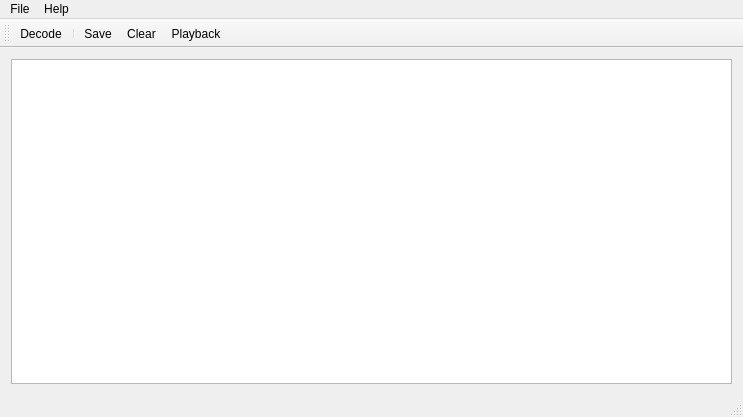
<?xml version="1.0" encoding="UTF-8"?>
<ui version="4.0">
 <class>MainWindow</class>
 <widget class="QMainWindow" name="MainWindow">
  <property name="geometry">
   <rect>
    <x>0</x>
    <y>0</y>
    <width>743</width>
    <height>417</height>
   </rect>
  </property>
  <property name="windowTitle">
   <string>AFSK1200 Decoder</string>
  </property>
  <property name="windowIcon">
   <iconset resource="qtmm.qrc">
    <normaloff>:/icons/icons/qtmm.png</normaloff>:/icons/icons/qtmm.png</iconset>
  </property>
  <property name="iconSize">
   <size>
    <width>20</width>
    <height>20</height>
   </size>
  </property>
  <property name="toolButtonStyle">
   <enum>Qt::ToolButtonIconOnly</enum>
  </property>
  <property name="unifiedTitleAndToolBarOnMac">
   <bool>true</bool>
  </property>
  <widget class="QWidget" name="centralWidget">
   <layout class="QVBoxLayout" name="verticalLayout">
    <item>
     <widget class="QPlainTextEdit" name="textView">
      <property name="readOnly">
       <bool>true</bool>
      </property>
      <property name="maximumBlockCount">
       <number>1000</number>
      </property>
     </widget>
    </item>
   </layout>
  </widget>
  <widget class="QMenuBar" name="menuBar">
   <property name="geometry">
    <rect>
     <x>0</x>
     <y>0</y>
     <width>743</width>
     <height>20</height>
    </rect>
   </property>
   <widget class="QMenu" name="menuFile">
    <property name="title">
     <string>File</string>
    </property>
    <addaction name="actionClear"/>
    <addaction name="actionSave"/>
    <addaction name="separator"/>
    <addaction name="actionQuit"/>
   </widget>
   <widget class="QMenu" name="menuHelp">
    <property name="title">
     <string>Help</string>
    </property>
    <addaction name="actionAbout"/>
    <addaction name="actionAboutQt"/>
   </widget>
   <addaction name="menuFile"/>
   <addaction name="menuHelp"/>
  </widget>
  <widget class="QToolBar" name="mainToolBar">
   <property name="allowedAreas">
    <set>Qt::BottomToolBarArea|Qt::TopToolBarArea</set>
   </property>
   <property name="iconSize">
    <size>
     <width>20</width>
     <height>20</height>
    </size>
   </property>
   <property name="toolButtonStyle">
    <enum>Qt::ToolButtonIconOnly</enum>
   </property>
   <attribute name="toolBarArea">
    <enum>TopToolBarArea</enum>
   </attribute>
   <attribute name="toolBarBreak">
    <bool>false</bool>
   </attribute>
   <addaction name="actionDecode"/>
   <addaction name="separator"/>
   <addaction name="actionSave"/>
   <addaction name="actionClear"/>
   <addaction name="actionPlayback"/>
  </widget>
  <widget class="QStatusBar" name="statusBar"/>
  <action name="actionDecode">
   <property name="checkable">
    <bool>true</bool>
   </property>
   <property name="icon">
    <iconset resource="qtmm.qrc">
     <normaloff>:/icons/icons/play.png</normaloff>:/icons/icons/play.png</iconset>
   </property>
   <property name="text">
    <string>Decode</string>
   </property>
  </action>
  <action name="actionAbout">
   <property name="text">
    <string>About</string>
   </property>
   <property name="toolTip">
    <string>About AFSK1200 decoder</string>
   </property>
  </action>
  <action name="actionAboutQt">
   <property name="text">
    <string>About Qt</string>
   </property>
   <property name="toolTip">
    <string>About Qt</string>
   </property>
  </action>
  <action name="actionQuit">
   <property name="text">
    <string>&amp;Quit</string>
   </property>
   <property name="toolTip">
    <string>Quit AFSK1200 decoder</string>
   </property>
   <property name="shortcut">
    <string>Ctrl+Q</string>
   </property>
  </action>
  <action name="actionSave">
   <property name="icon">
    <iconset resource="qtmm.qrc">
     <normaloff>:/icons/icons/save.png</normaloff>:/icons/icons/save.png</iconset>
   </property>
   <property name="text">
    <string>&amp;Save</string>
   </property>
   <property name="toolTip">
    <string>Save received packets</string>
   </property>
   <property name="shortcut">
    <string>Ctrl+S</string>
   </property>
  </action>
  <action name="actionClear">
   <property name="icon">
    <iconset resource="qtmm.qrc">
     <normaloff>:/icons/icons/clear.png</normaloff>:/icons/icons/clear.png</iconset>
   </property>
   <property name="text">
    <string>Clear</string>
   </property>
   <property name="toolTip">
    <string>Clear the received packets</string>
   </property>
  </action>
  <action name="actionPlayback">
   <property name="checkable">
    <bool>true</bool>
   </property>
   <property name="icon">
    <iconset resource="qtmm.qrc">
     <normaloff>:/icons/icons/playback-off.png</normaloff>:/icons/icons/playback-off.png</iconset>
   </property>
   <property name="text">
    <string>Playback</string>
   </property>
   <property name="toolTip">
    <string>Switch audio playback</string>
   </property>
  </action>
 </widget>
 <layoutdefault spacing="6" margin="11"/>
 <resources>
  <include location="qtmm.qrc"/>
 </resources>
 <connections>
  <connection>
   <sender>actionQuit</sender>
   <signal>triggered()</signal>
   <receiver>MainWindow</receiver>
   <slot>close()</slot>
   <hints>
    <hint type="sourcelabel">
     <x>-1</x>
     <y>-1</y>
    </hint>
    <hint type="destinationlabel">
     <x>371</x>
     <y>208</y>
    </hint>
   </hints>
  </connection>
 </connections>
</ui>
